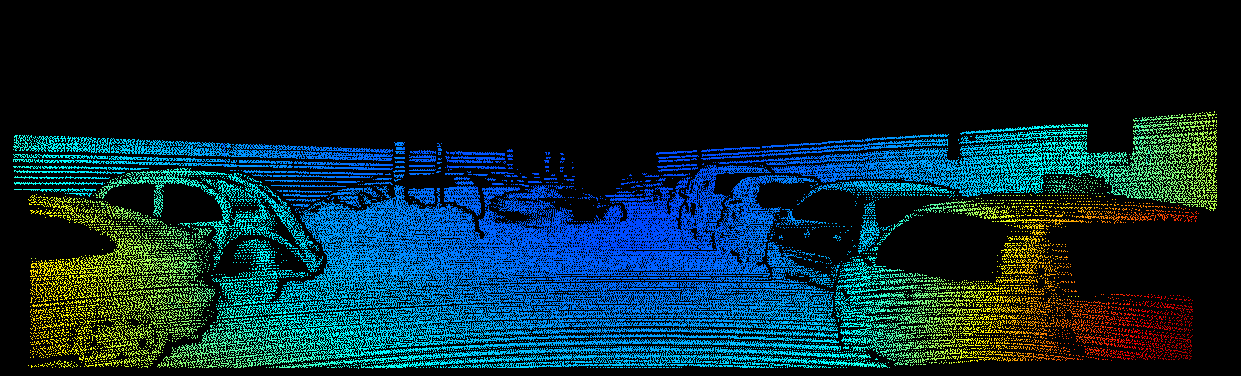
#> input picture Week1/errorImage_000045_10.png, 1241 x 376 px, given as the content of the folder ../Week1/errorImage_000045_10.png, which was not available
$ python -i readInputWriteOutput.py   (imports and definitions only)   (Python 2 division)
#> lines starting #> are read from the running program, lines starting #| are printed output that depends on the picture; pictures that were not available may be replaced by others from this repository, and a replacement may not be noted
from __future__ import division
import cv2
import os
import matplotlib.pyplot as plt
import numpy as np
import math
import skvideo.io


# [223 lines left out: functions readDataset, readDatasetStabilized, convertVideotoFrames, downSampleSequence, showOpticalFlowHSVBlockMatching, not called in this run]


def plotOpticalFlowHSV(OF_path, visualization = 'HS'):

    # Iterate through every image in the directory in alphabethic order
#> called with OF_path = '../Week1/errorImage_000045_10.png', visualization = 'HS'
    OF_list = sorted(os.listdir(OF_path))

    for OF_name in OF_list:

        # print 'Evaluating frame '+ pr_name
        OF_file = os.path.join(OF_path, OF_name)
        OF_image = cv2.imread(OF_file, -1)
#> OF_image is the input picture: shape (376, 1241, 3); mean B, G, R 47.6, 38.8, 9.4

        nrows, ncols, nchannels = OF_image.shape
#> nrows = 376; ncols = 1241; nchannels = 3
        valid_gt_reshaped = np.resize(np.zeros((nrows, ncols)), (nrows, ncols, nchannels))

        hsv = np.zeros([nrows, ncols, nchannels])

        if visualization == 'HS':
            hsv[:,:, 2] = 255

            u_vec = (OF_image[:, :, 2].ravel() - math.pow(2, 15)) / 64.0
            v_vec = (OF_image[:, :, 1].ravel() - math.pow(2, 15)) / 64.0
            valid_gt = OF_image[:, :, 0].ravel()

            u_vec = np.multiply(u_vec, valid_gt)
            v_vec = np.multiply(v_vec, valid_gt)

            u = np.reshape(u_vec, (nrows, ncols))
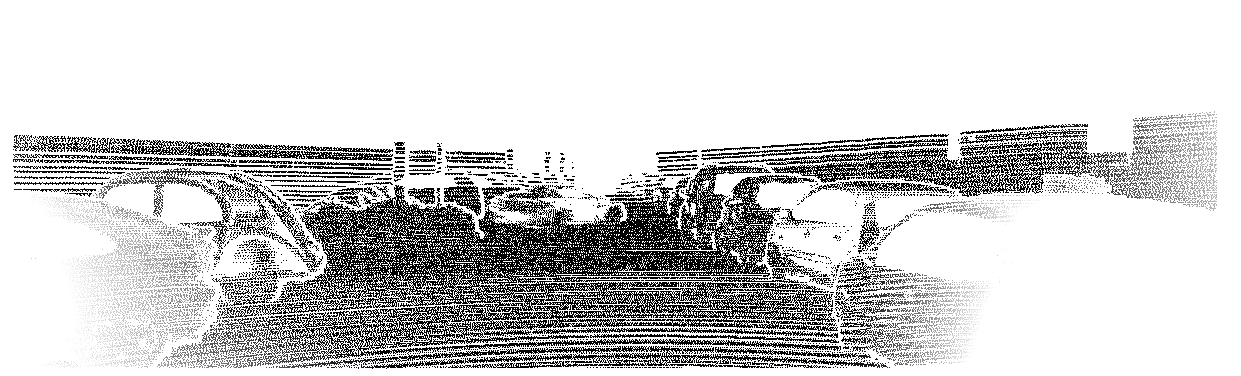
#> u: shape (376, 1241) float64; min -130560, max 0, mean -24339.1; drawn with min black and max white
            v = np.reshape(v_vec, (nrows, ncols))

            mag, ang = cv2.cartToPolar(u, v)
            hsv[:,:, 0] = ang * 180 / np.pi /2
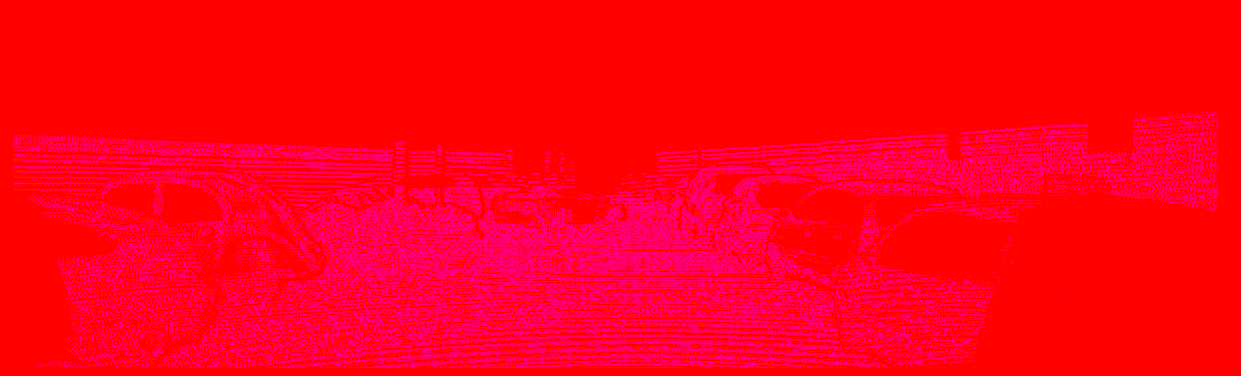
#> hsv: shape (376, 1241, 3) float64; mean of channels 0, 1, 2 23.5, 0, 255; drawn as B, G, R
            hsv[:,:, 1] = cv2.normalize(mag, None, 50, 255, cv2.NORM_MINMAX)
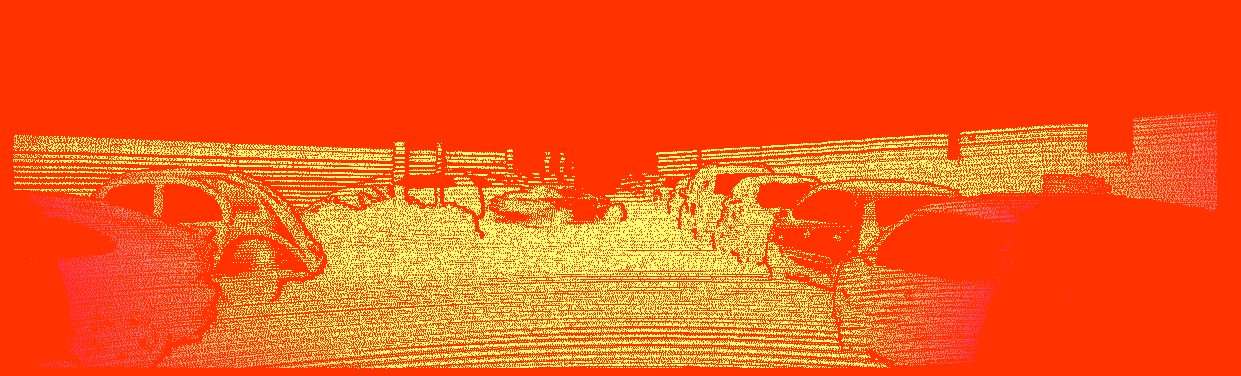
#> hsv: shape (376, 1241, 3) float64; mean of channels 0, 1, 2 23.5, 88.2, 255; drawn as B, G, R

        if visualization == 'HV':
            hsv[:, :, 1] = 255

            u_vec = (OF_image[:, :, 2].ravel() - math.pow(2, 15)) / 64.0
            v_vec = (OF_image[:, :, 1].ravel() - math.pow(2, 15)) / 64.0
            valid_gt = OF_image[:, :, 0].ravel()

            u_vec = np.multiply(u_vec, valid_gt)
            v_vec = np.multiply(v_vec, valid_gt)

            u = np.reshape(u_vec, (nrows, ncols))
            v = np.reshape(v_vec, (nrows, ncols))

            mag, ang = cv2.cartToPolar(u, v)
            hsv[:, :, 0] = ang * 180 / np.pi / 2
            hsv[:, :, 2] = cv2.normalize(mag, None, 50, 255, cv2.NORM_MINMAX)

        rgb = cv2.cvtColor(hsv.astype(np.uint8), cv2.COLOR_HSV2BGR)
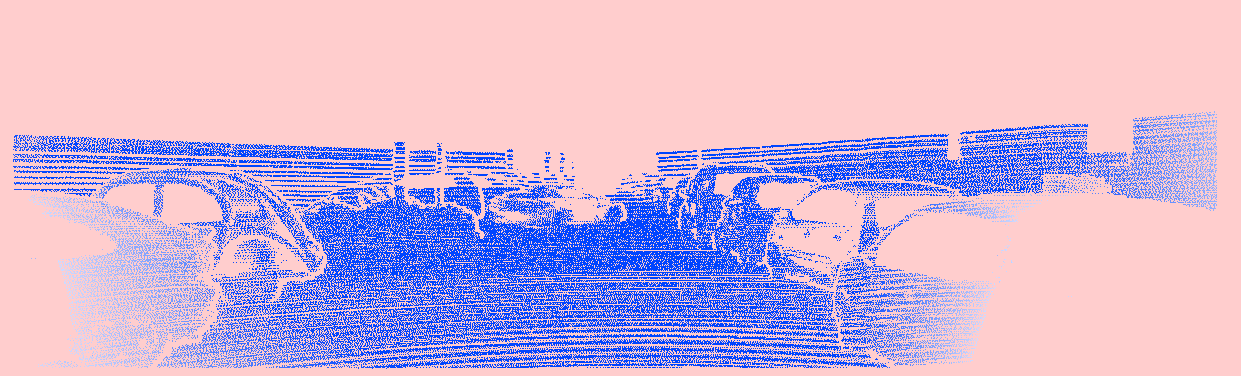
#> rgb: shape (376, 1241, 3); mean B, G, R 215.5, 179.8, 206.3

        valid_gt_reshaped[:, :, 2] = np.reshape(valid_gt, (nrows, ncols))
        valid_gt_reshaped[:, :, 1] = np.reshape(valid_gt, (nrows, ncols))
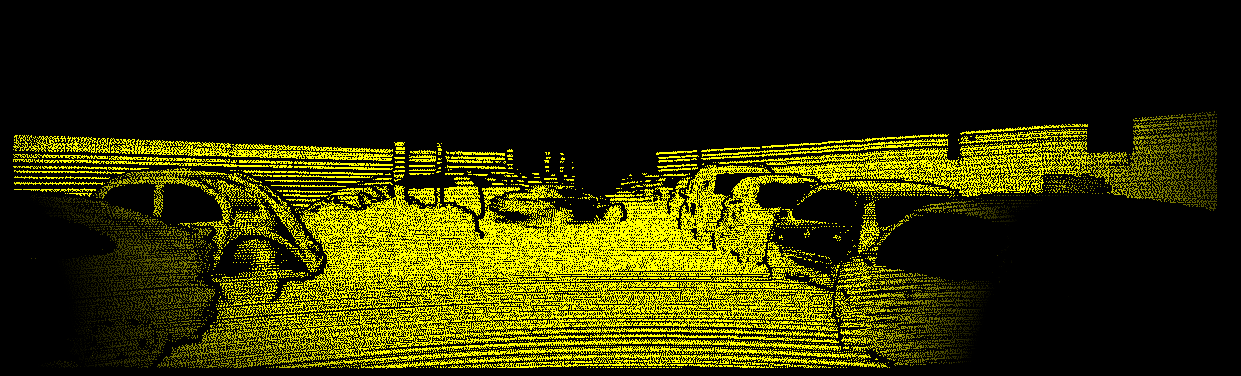
#> valid_gt_reshaped: shape (376, 1241, 3) float64; mean of channels 0, 1, 2 0, 47.6, 47.6; drawn as B, G, R
        valid_gt_reshaped[:, :, 0] = np.reshape(valid_gt, (nrows, ncols))
        rgb = np.multiply(rgb, valid_gt_reshaped)
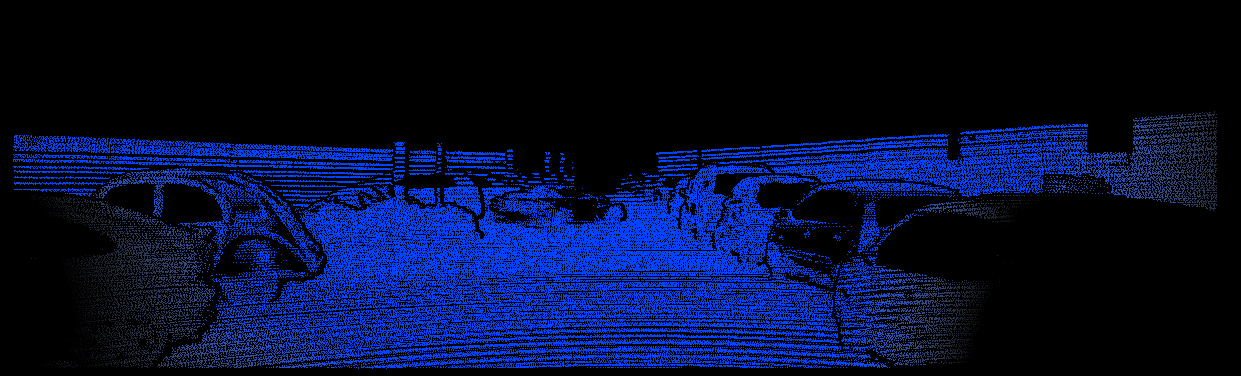
#> rgb: shape (376, 1241, 3) float64; mean B, G, R 12126.2, 3551.3, 431.6; drawn with min black and max white
        cv2.imwrite('GT_OF_'+str(OF_name), rgb)
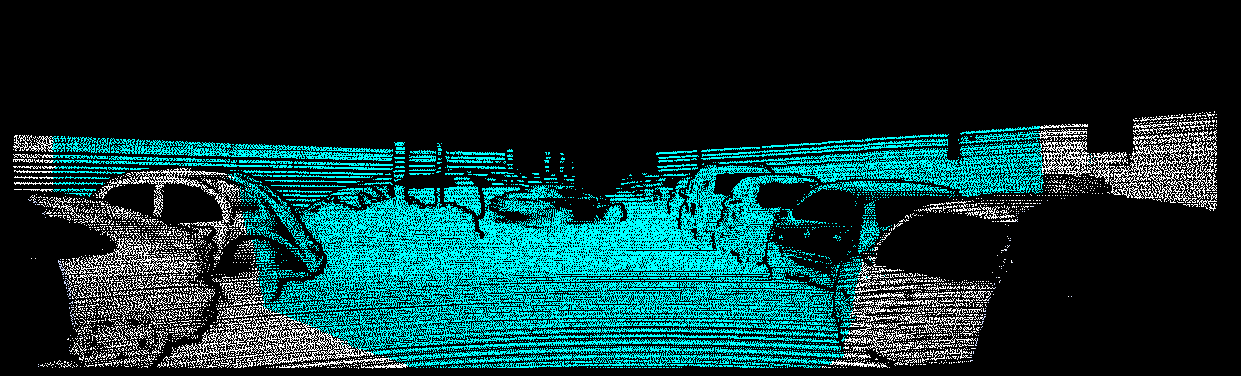
#> saved as GT_OF_errorImage_000045_10.png: shape (376, 1241, 3); mean B, G, R 53.3, 53.3, 13.7


# [60 lines left out: functions showOpticalFlowArrows, plotMotionEstimation, writeVideoFromFrames, not called in this run]

>>> result = plotOpticalFlowHSV('../Week1/errorImage_000045_10.png')

$ run again, on Week1/errorImage_000157_10.png
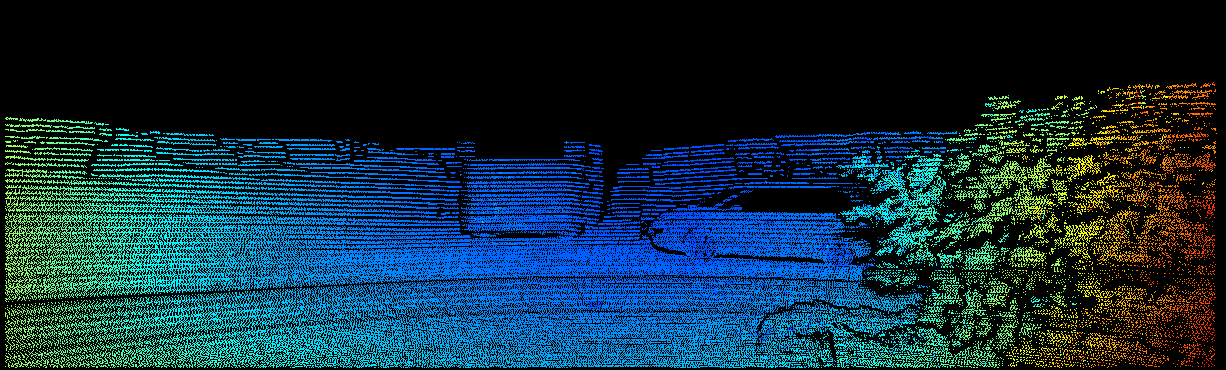
#> input picture Week1/errorImage_000157_10.png, 1226 x 370 px, given as the content of the folder ../Week1/errorImage_000157_10.png, which was not available
#> in plotOpticalFlowHSV, OF_image is the input picture: shape (370, 1226, 3); mean B, G, R 55.8, 44.6, 9.9
#> in plotOpticalFlowHSV, `hsv[:,:, 1] = cv2.normalize(mag, None, 50, 255, cv2.NORM_MINMAX)`:
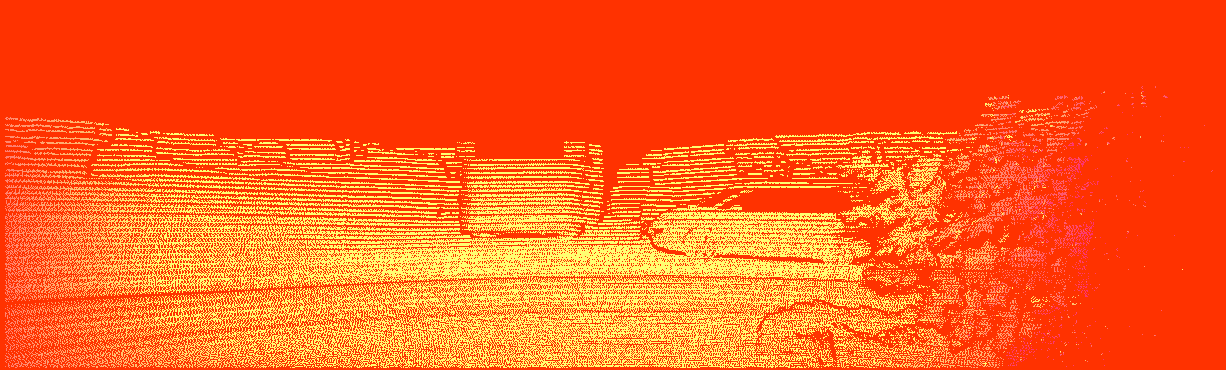
#> hsv: shape (370, 1226, 3) float64; mean of channels 0, 1, 2 27, 94.8, 255; drawn as B, G, R
#> in plotOpticalFlowHSV, `cv2.imwrite('GT_OF_'+str(OF_name), rgb)`:
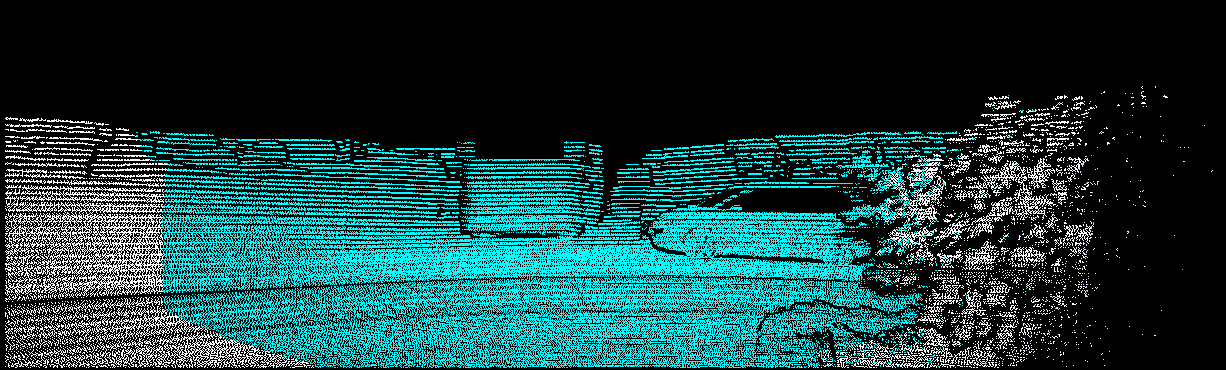
#> saved as GT_OF_errorImage_000157_10.png: shape (370, 1226, 3); mean B, G, R 61.2, 61.2, 16.1

$ run again, on Week1/OF_000045_10.png
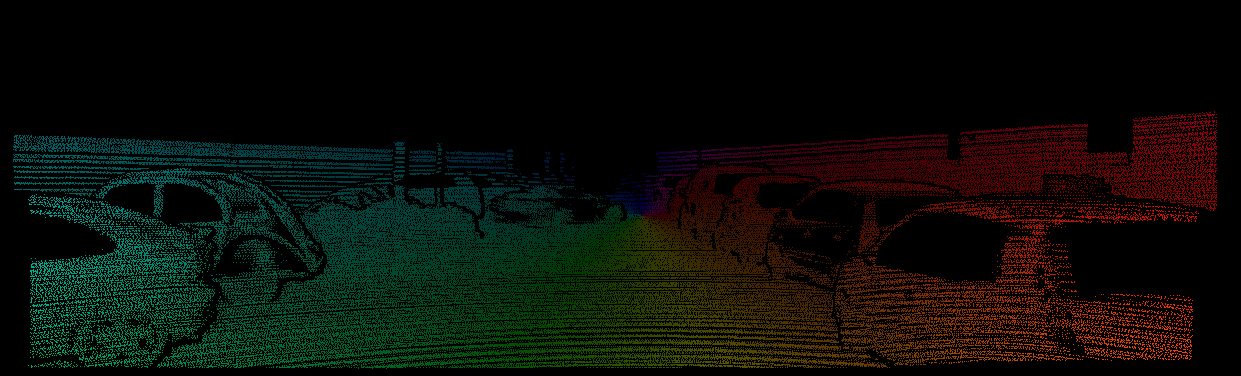
#> input picture Week1/OF_000045_10.png, 1241 x 376 px, given as the content of the folder ../Week1/OF_000045_10.png, which was not available
#> in plotOpticalFlowHSV, OF_image is the input picture: shape (376, 1241, 3); mean B, G, R 7.1, 13.6, 9.8
#> in plotOpticalFlowHSV, `hsv[:,:, 1] = cv2.normalize(mag, None, 50, 255, cv2.NORM_MINMAX)`:
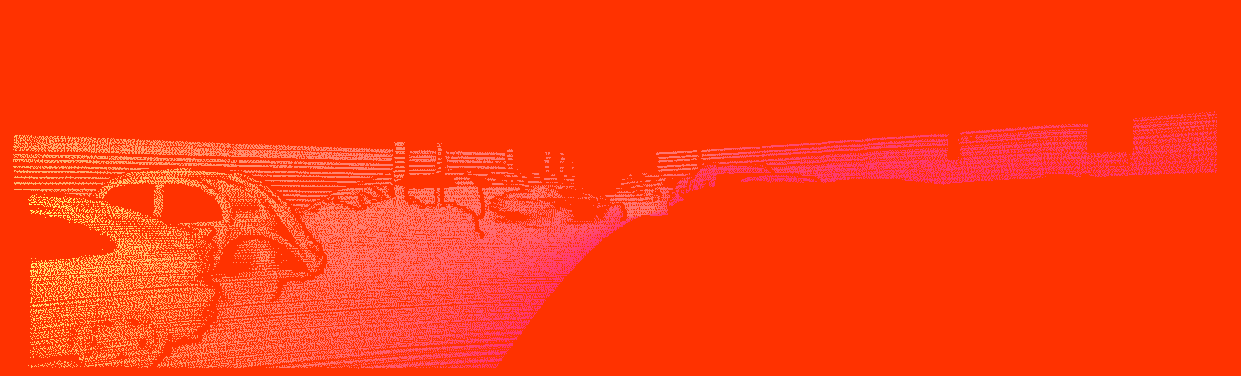
#> hsv: shape (376, 1241, 3) float64; mean of channels 0, 1, 2 15.5, 59.4, 255; drawn as B, G, R
#> in plotOpticalFlowHSV, `rgb = np.multiply(rgb, valid_gt_reshaped)`:
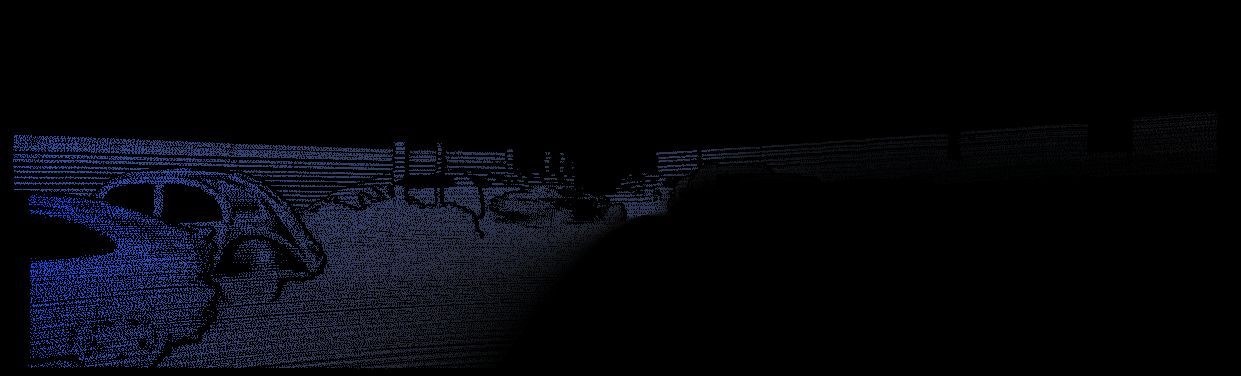
#> rgb: shape (376, 1241, 3) float64; mean B, G, R 1806.3, 1027.3, 742; drawn with min black and max white

$ run again, on Week1/OF_000157_10.png
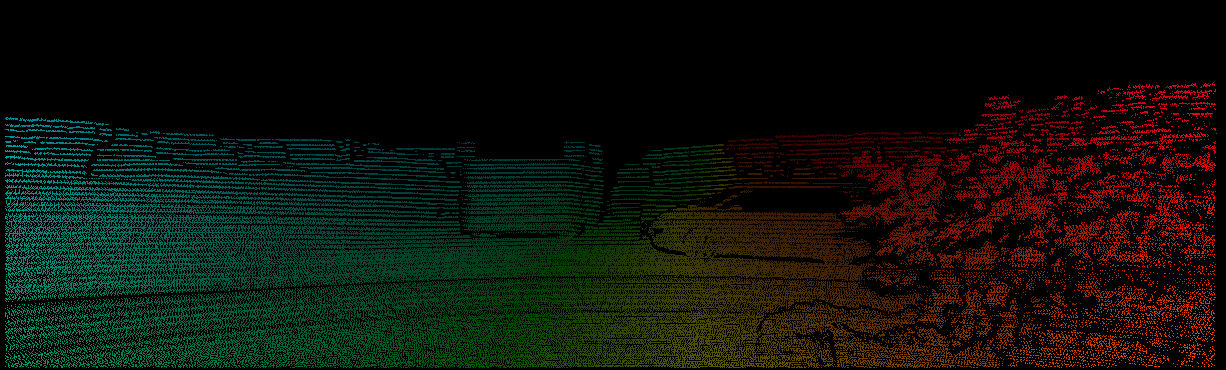
#> input picture Week1/OF_000157_10.png, 1226 x 370 px, given as the content of the folder ../Week1/OF_000157_10.png, which was not available
#> in plotOpticalFlowHSV, OF_image is the input picture: shape (370, 1226, 3); mean B, G, R 8.6, 17.4, 12.1
#> in plotOpticalFlowHSV, `rgb = np.multiply(rgb, valid_gt_reshaped)`:
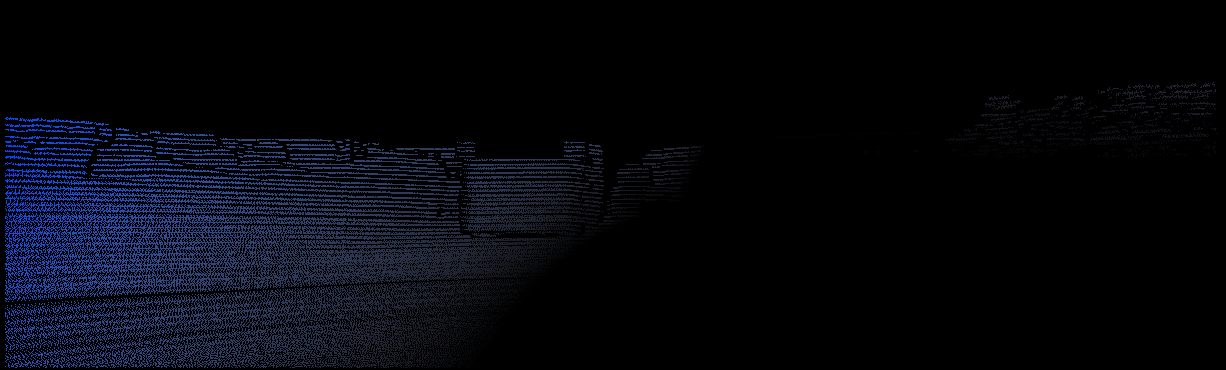
#> rgb: shape (370, 1226, 3) float64; mean B, G, R 2180.5, 1196.7, 837.3; drawn with min black and max white
